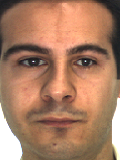
%> input picture Optional Homework/M-001-01.bmp, 120 x 160 px
$ octave main.m   (GNU Octave 9; MATLAB toolbox functions it lacks are replaced by stand-ins)
%> lines starting %> are read from the running program, lines starting %| are printed output that depends on the picture
### Optional Homework/dctcompress.m
function [I2]=dctcompress(I,ratio)
%% get DCT matrix
A = zeros(8);
for i = 0:7
    for j = 0:7
        if i == 0
            a = sqrt(1/8);
        else
            a = sqrt(2/8);
        end
        A(i+1,j+1) = a*cos((2*j+1)*pi*i/16);
    end
end
%% show DCT basis
B=zeros(8,8,8,8);
for i=1:8
    for j=1:8
            B(:,:,i,j)=A(j,:)'*A(i,:);
    end
end
for i=1:8
    for j=1:8
        subplot(8,8,(i-1)*8+j)
        imshow(B(:,:,i,j),[]);
    end
end
%% get 64 coordinates
x=[];
y=[];
for i=1:8
    if rem(i,2)==0
        x=[x,1:i];
        y=[y,i:-1:1];
    end
    if rem(i,2)~=0
        y=[y,1:i];
        x=[x,i:-1:1];
    end
end
for i=2:8
    if rem(i,2)==0
        x=[x,8:-1:i];
        y=[y,i:8];
    end
    if rem(i,2)~=0
        x=[x,i:8];
        y=[y,8:-1:i];
    end
end
%% DCT transform
dct = @(block_struct) A * block_struct.data * A';
D = blockproc(I,[8 8],dct);
%% compress
mask=ones(8,8);
for i=ceil(ratio*64)+1:64
    mask(x(i),y(i))=0;
end
D2 = blockproc(D,[8 8],@(block_struct) mask .* block_struct.data);
%% inverse DCT
invdct = @(block_struct) A' * block_struct.data * A;
I2 = blockproc(D2,[8 8],invdct);
end

### Optional Homework/main.m
clear all
close all
%% input image and ratio
I= imread('M-001-01.bmp');
%> I is the input picture: size 160x120x3 uint8; mean R, G, B 169.6, 125.4, 99.7
I = im2double(rgb2gray(I));
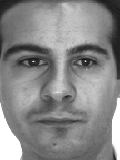
%> I: size 160x120 double; min 0.0275, max 1, mean 0.532
ratio=0.1;
%% dctcompress
[I2]=dctcompress(I,ratio);
%> in dctcompress, `D = blockproc(I,[8 8],dct);`:
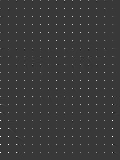
%> D: size 160x120 double; min -2.28, max 8, mean 0.0657; drawn with min black and max white
%> in dctcompress, `I2 = blockproc(D2,[8 8],invdct);`:
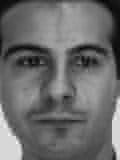
%> I2: size 160x120 double; min 0.0629, max 1.17, mean 0.532; drawn with min black and max white
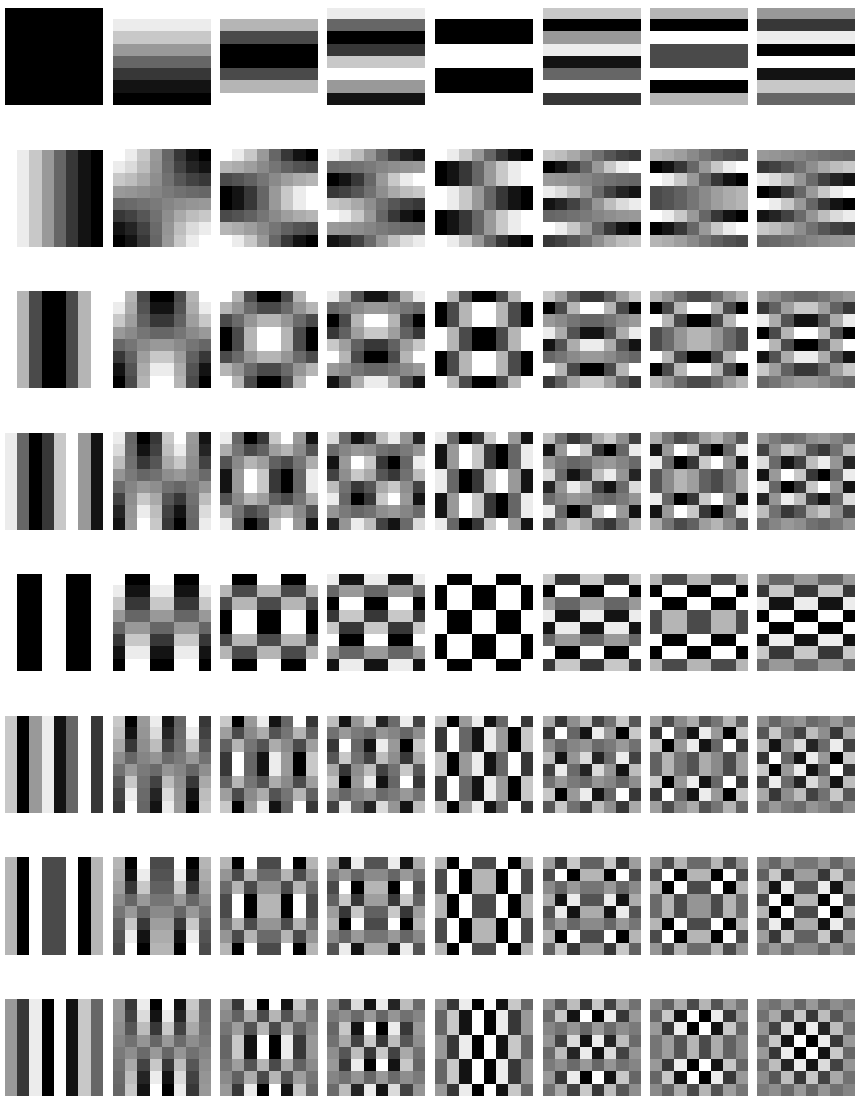
%> figure redrawn from the program's plot data, 64 panels
%% display
figure
subplot(1,2,1)
imshow(I);
title("original picture")
subplot(1,2,2)
imshow(I2);
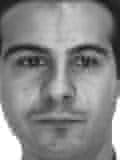
%> displayed picture: size 160x120, on the screen's scale of 0 to 255; min 16, max 255, mean 135.6
title("compressed picture")
